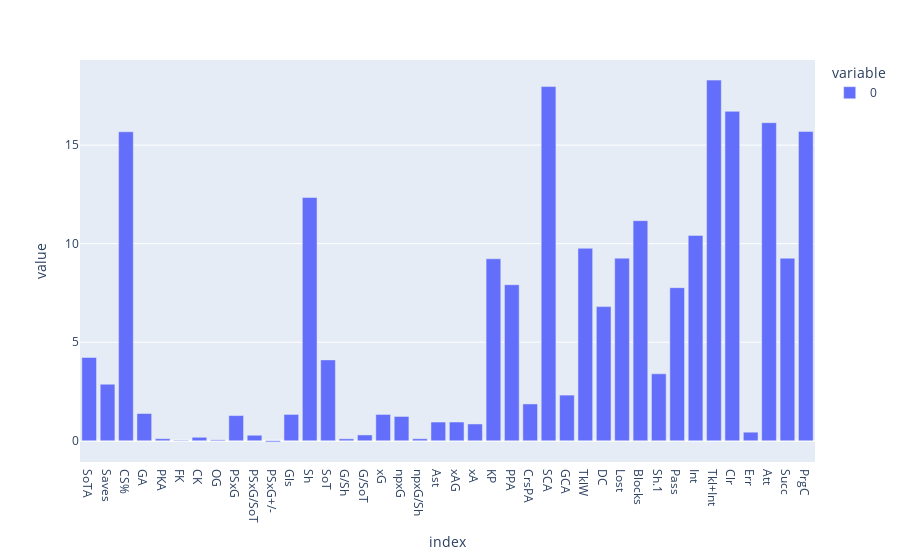

Write notebook code for a chart like this one.
### Code cell
px.bar(mean_values_small)

### Figure 1 — Plotly figure (JSON) as saved in the notebook; plotly's stock layout.template omitted (floating-point values rounded to 4 significant figures)
{"data": [{"alignmentgroup": "True", "hovertemplate": "variable=0<br>index=%{x}<br>value=%{y}<extra></extra>", "legendgroup": "0", "marker": {"color": "#636efa", "pattern": {"shape": ""}}, "name": "0", "offsetgroup": "0", "orientation": "v", "showlegend": true, "textposition": "auto", "type": "bar", "x": ["SoTA", "Saves", "CS%", "GA", "PKA", "FK", "CK", "OG", "PSxG", "PSxG/SoT", "PSxG+/-", "Gls", "Sh", "SoT", "G/Sh", "G/SoT", "xG", "npxG", "npxG/Sh", "Ast", "xAG", "xA", "KP", "PPA", "CrsPA", "SCA", "GCA", "TklW", "DC", "Lost", "Blocks", "Sh.1", "Pass", "Int", "Tkl+Int", "Clr", "Err", "Att", "Succ", "PrgC"], "xaxis": "x", "y": [4.227, 2.868, 15.68, 1.382, 0.1038, 0.0265, 0.1758, 0.04717, 1.278, 0.2789, -0.0585, 1.336, 12.34, 4.103, 0.09792, 0.2947, 1.335, 1.233, 0.1015, 0.9494, 0.9504, 0.8519, 9.232, 7.917, 1.867, 17.97, 2.316, 9.766, 6.806, 9.264, 11.17, 3.397, 7.768, 10.42, 18.3, 16.71, 0.4342, 16.14, 9.262, 15.7], "yaxis": "y"}], "layout": {"barmode": "relative", "legend": {"title": {"text": "variable"}, "tracegroupgap": 0}, "margin": {"t": 60}, "xaxis": {"anchor": "y", "domain": [0, 1], "title": {"text": "index"}}, "yaxis": {"anchor": "x", "domain": [0, 1], "title": {"text": "value"}}}}
